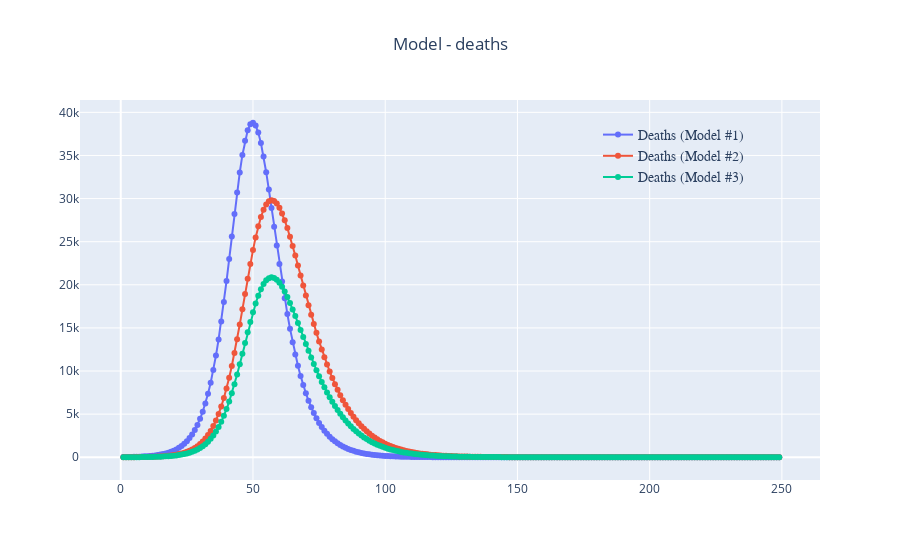

Here is the notebook cell this chart was saved with:
### Code cell
tbound = 250
fig = go.Figure()
fig.add_trace(go.Scatter(
    x=df1[df1.time<tbound]['time'],
    y=df1[df1.time<tbound]['Deaths'].diff(),
    name='Deaths (Model #1)',
    mode='lines+markers',line_width=2,marker_size=6,opacity=1))

fig.add_trace(go.Scatter(
    x=df2[df2.time<tbound]['time'],
    y=df2[df2.time<tbound]['Deaths'].diff(),
    name='Deaths (Model #2)',
    mode='lines+markers',line_width=2,marker_size=6,opacity=1))

fig.add_trace(go.Scatter(
    x=df3[df3.time<tbound]['time'],
    y=df3[df3.time<tbound]['Deaths'].diff(),
    name='Deaths (Model #3)',
    mode='lines+markers',line_width=2,marker_size=6,opacity=1))

fig.update_layout(
    title="Model - deaths",
    title_x=0.5,showlegend=True,yaxis = {'type': 'linear'},
    legend=dict(
            x=0.70,y=0.95,
            traceorder="normal",font=dict(family="sans-serif",size=14),bgcolor='rgba(0,0,0,0)'),)

fig.show()

### Figure 1 — Plotly figure (JSON) as saved in the notebook; plotly's stock layout.template omitted (floating-point values rounded to 4 significant figures; data arrays with more than 128 entries replaced by an {"elided": "..."} marker saying what was removed)
{"data": [{"line": {"width": 2}, "marker": {"size": 6}, "mode": "lines+markers", "name": "Deaths (Model #1)", "opacity": 1, "type": "scatter", "x": {"elided": "250 int values"}, "y": {"elided": "250 float values"}}, {"line": {"width": 2}, "marker": {"size": 6}, "mode": "lines+markers", "name": "Deaths (Model #2)", "opacity": 1, "type": "scatter", "x": {"elided": "250 int values"}, "y": {"elided": "250 float values"}}, {"line": {"width": 2}, "marker": {"size": 6}, "mode": "lines+markers", "name": "Deaths (Model #3)", "opacity": 1, "type": "scatter", "x": {"elided": "250 int values"}, "y": {"elided": "250 float values"}}], "layout": {"legend": {"bgcolor": "rgba(0,0,0,0)", "font": {"family": "sans-serif", "size": 14}, "traceorder": "normal", "x": 0.7, "y": 0.95}, "showlegend": true, "title": {"text": "Model - deaths", "x": 0.5}, "yaxis": {"type": "linear"}}}
